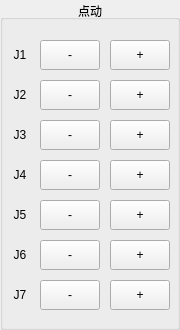
   <widget class="QGroupBox" name="jog_GroupBox">
    <property name="geometry">
     <rect>
      <x>1010</x>
      <y>260</y>
      <width>180</width>
      <height>330</height>
     </rect>
    </property>
    <property name="title">
     <string>点动</string>
    </property>
    <property name="alignment">
     <set>Qt::AlignCenter</set>
    </property>
    <widget class="QPushButton" name="J1_Btn1">
     <property name="geometry">
      <rect>
       <x>40</x>
       <y>40</y>
       <width>60</width>
       <height>30</height>
      </rect>
     </property>
     <property name="text">
      <string>-</string>
     </property>
    </widget>
    <widget class="QPushButton" name="J1_Btn2">
     <property name="geometry">
      <rect>
       <x>110</x>
       <y>40</y>
       <width>60</width>
       <height>30</height>
      </rect>
     </property>
     <property name="text">
      <string>+</string>
     </property>
    </widget>
    <widget class="QPushButton" name="J2_Btn1">
     <property name="geometry">
      <rect>
       <x>40</x>
       <y>80</y>
       <width>60</width>
       <height>30</height>
      </rect>
     </property>
     <property name="text">
      <string>-</string>
     </property>
    </widget>
    <widget class="QPushButton" name="J3_Btn1">
     <property name="geometry">
      <rect>
       <x>40</x>
       <y>120</y>
       <width>60</width>
       <height>30</height>
      </rect>
     </property>
     <property name="text">
      <string>-</string>
     </property>
    </widget>
    <widget class="QPushButton" name="J4_Btn1">
     <property name="geometry">
      <rect>
       <x>40</x>
       <y>160</y>
       <width>60</width>
       <height>30</height>
      </rect>
     </property>
     <property name="text">
      <string>-</string>
     </property>
    </widget>
    <widget class="QPushButton" name="J5_Btn1">
     <property name="geometry">
      <rect>
       <x>40</x>
       <y>200</y>
       <width>60</width>
       <height>30</height>
      </rect>
     </property>
     <property name="text">
      <string>-</string>
     </property>
    </widget>
    <widget class="QPushButton" name="J6_Btn1">
     <property name="geometry">
      <rect>
       <x>40</x>
       <y>240</y>
       <width>60</width>
       <height>30</height>
      </rect>
     </property>
     <property name="text">
      <string>-</string>
     </property>
    </widget>
    <widget class="QPushButton" name="J7_Btn1">
     <property name="geometry">
      <rect>
       <x>40</x>
       <y>280</y>
       <width>60</width>
       <height>30</height>
      </rect>
     </property>
     <property name="text">
      <string>-</string>
     </property>
    </widget>
    <widget class="QPushButton" name="J2_Btn2">
     <property name="geometry">
      <rect>
       <x>110</x>
       <y>80</y>
       <width>60</width>
       <height>30</height>
      </rect>
     </property>
     <property name="text">
      <string>+</string>
     </property>
    </widget>
    <widget class="QPushButton" name="J3_Btn2">
     <property name="geometry">
      <rect>
       <x>110</x>
       <y>120</y>
       <width>60</width>
       <height>30</height>
      </rect>
     </property>
     <property name="text">
      <string>+</string>
     </property>
    </widget>
    <widget class="QPushButton" name="J4_Btn2">
     <property name="geometry">
      <rect>
       <x>110</x>
       <y>160</y>
       <width>60</width>
       <height>30</height>
      </rect>
     </property>
     <property name="text">
      <string>+</string>
     </property>
    </widget>
    <widget class="QPushButton" name="J5_Btn2">
     <property name="geometry">
      <rect>
       <x>110</x>
       <y>200</y>
       <width>60</width>
       <height>30</height>
      </rect>
     </property>
     <property name="text">
      <string>+</string>
     </property>
    </widget>
    <widget class="QPushButton" name="J6_Btn2">
     <property name="geometry">
      <rect>
       <x>110</x>
       <y>240</y>
       <width>60</width>
       <height>30</height>
      </rect>
     </property>
     <property name="text">
      <string>+</string>
     </property>
    </widget>
    <widget class="QPushButton" name="J7_Btn2">
     <property name="geometry">
      <rect>
       <x>110</x>
       <y>280</y>
       <width>60</width>
       <height>30</height>
      </rect>
     </property>
     <property name="text">
      <string>+</string>
     </property>
    </widget>
    <widget class="QLabel" name="J1_Label">
     <property name="geometry">
      <rect>
       <x>10</x>
       <y>40</y>
       <width>20</width>
       <height>30</height>
      </rect>
     </property>
     <property name="text">
      <string>J1</string>
     </property>
     <property name="alignment">
      <set>Qt::AlignCenter</set>
     </property>
    </widget>
    <widget class="QLabel" name="J2_Label">
     <property name="geometry">
      <rect>
       <x>10</x>
       <y>80</y>
       <width>20</width>
       <height>30</height>
      </rect>
     </property>
     <property name="text">
      <string>J2</string>
     </property>
     <property name="alignment">
      <set>Qt::AlignCenter</set>
     </property>
    </widget>
    <widget class="QLabel" name="J3_Label">
     <property name="geometry">
      <rect>
       <x>10</x>
       <y>120</y>
       <width>20</width>
       <height>30</height>
      </rect>
     </property>
     <property name="text">
      <string>J3</string>
     </property>
     <property name="alignment">
      <set>Qt::AlignCenter</set>
     </property>
    </widget>
    <widget class="QLabel" name="J4_Label">
     <property name="geometry">
      <rect>
       <x>10</x>
       <y>160</y>
       <width>20</width>
       <height>30</height>
      </rect>
     </property>
     <property name="text">
      <string>J4</string>
     </property>
     <property name="alignment">
      <set>Qt::AlignCenter</set>
     </property>
    </widget>
    <widget class="QLabel" name="J5_Label">
     <property name="geometry">
      <rect>
       <x>10</x>
       <y>200</y>
       <width>20</width>
       <height>30</height>
      </rect>
     </property>
     <property name="text">
      <string>J5</string>
     </property>
     <property name="alignment">
      <set>Qt::AlignCenter</set>
     </property>
    </widget>
    <widget class="QLabel" name="J6_Label">
     <property name="geometry">
      <rect>
       <x>10</x>
       <y>240</y>
       <width>20</width>
       <height>30</height>
      </rect>
     </property>
     <property name="text">
      <string>J6</string>
     </property>
     <property name="alignment">
      <set>Qt::AlignCenter</set>
     </property>
    </widget>
    <widget class="QLabel" name="J7_Label">
     <property name="geometry">
      <rect>
       <x>10</x>
       <y>280</y>
       <width>20</width>
       <height>30</height>
      </rect>
     </property>
     <property name="text">
      <string>J7</string>
     </property>
     <property name="alignment">
      <set>Qt::AlignCenter</set>
     </property>
    </widget>
   </widget>
